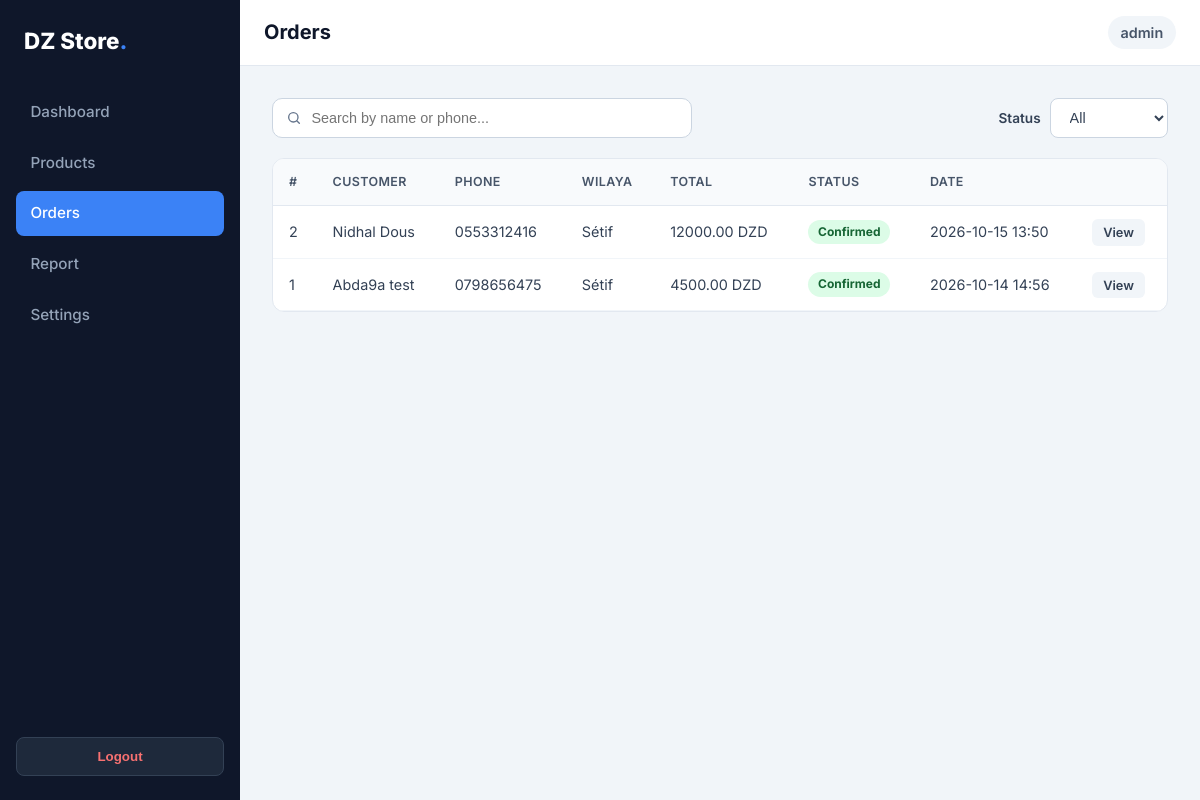
Screenshot of /control-panel/orders/ (signed in) with the database file from the repository.
### store/models.py (models this page shows, shortened)
class Order(models.Model):
    class Status(models.TextChoices):
        PENDING = 'pending', 'Pending'
        FIRST_CALL = 'first_call', '1st Call'
        STOP_DESK = 'stop_desk', 'Stop Desk'
        RETURNED = 'returned', 'Returned'
        CONFIRMED = 'confirmed', 'Confirmed'
    class Shipping(models.TextChoices):
        HOME = 'home', 'To Home'
        STOP_DESK = 'stopdesk', 'To Stop Desk'
    full_name = models.CharField(max_length=150)
    phone = models.CharField(max_length=20)
    wilaya = models.ForeignKey(Wilaya, on_delete=models.SET_NULL, null=True)
    commune = models.CharField(max_length=100)
    shipping_method = models.CharField(max_length=20, choices=Shipping.choices, default=Shipping.HOME)
    status = models.CharField(max_length=20, choices=Status.choices, default=Status.PENDING)
    total = models.DecimalField(max_digits=12, decimal_places=2, default=0)
    created_at = models.DateTimeField(auto_now_add=True)
    class Meta:
        ordering = ['-created_at']

class Wilaya(models.Model):
    code = models.PositiveIntegerField(unique=True)
    name = models.CharField(max_length=100)

### dashboard/views.py (the view)
# urls.py: path('orders/', views.order_list, name='orders'),
@staff_required
def order_list(request):
    status = request.GET.get('status', '')
    q = request.GET.get('q', '').strip()
    orders = Order.objects.prefetch_related('items').all()
    if status:
        orders = orders.filter(status=status)
    if q:
        orders = orders.filter(Q(full_name__icontains=q) | Q(phone__icontains=q))
    return render(request, 'dashboard/orders_list.html', {
        'active': 'orders',
        'orders': orders,
        'statuses': Order.Status.choices,
        'selected_status': status,
        'q': q,
    })

### templates/dashboard/orders_list.html (shortened to what this page needs)
{% extends 'dashboard/base_dashboard.html' %}
{% block page_title %}Orders{% endblock %}
{% block content %}
<div class="dash-toolbar orders-toolbar">
  <div class="orders-search-wrap">
    <svg viewBox="0 0 24 24" fill="none" stroke="currentColor" stroke-width="2" stroke-linecap="round" stroke-linejoin="round" aria-hidden="true"><circle cx="11" cy="11" r="7"/><path d="M20 20l-3.5-3.5"/></svg>
    <input type="search" name="q" value="{{ q }}" form="orders-filter-form" placeholder="Search by name or phone..." aria-label="Search by name or phone" id="orders-search-input">
  </div>
  <form method="get" id="orders-filter-form" class="orders-filter-form">
    <label for="status">Status</label>
    <select name="status" id="status" class="filter-select" onchange="this.form.submit()">
      <option value="">All</option>
    </select>
  </form>
</div>
<div class="table-wrapper">
  <table class="dash-table">
    <thead>
      <tr>
        <th>#</th>
        <th>Customer</th>
        <th>Phone</th>
        <th>Wilaya</th>
        <th>Total</th>
        <th>Status</th>
        <th>Date</th>
        <th></th>
      </tr>
    </thead>
    <tbody>
      {% for order in orders %}
      <tr>
        <td>{{ order.pk }}</td>
        <td>{{ order.full_name }}</td>
        <td>{{ order.phone }}</td>
        <td>{{ order.wilaya.name }}</td>
        <td>{{ order.total }} DZD</td>
        <td><span class="badge badge-{{ order.status }}">{{ order.get_status_display }}</span></td>
        <td>{{ order.created_at|date:"Y-m-d H:i" }}</td>
        <td><a href="{% url 'dashboard:order_detail' order.pk %}" class="btn-sm">View</a></td>
      </tr>
      {% empty %}
      <tr><td colspan="8" class="table-empty">No orders yet.</td></tr>
      {% endfor %}
    </tbody>
  </table>
</div>
{% endblock %}

### templates/dashboard/base_dashboard.html (shortened to what this page needs)
{% load static %}
<!doctype html>
<html lang="en">
<head>
  <link rel="stylesheet" href="{% static 'css/base.css' %}">
  <link rel="stylesheet" href="{% static 'css/dashboard.css' %}?v=2">
</head>
<body class="dashboard-body">
  <div class="dashboard-shell">
    {% include 'dashboard/partials/sidebar.html' %}
    <div class="dashboard-main">
      <header class="dashboard-topbar">
        <h1 class="dashboard-title">{% block page_title %}Dashboard{% endblock %}</h1>
        <div class="dashboard-user">{{ request.user.username }}</div>
      </header>
      <div class="dashboard-content">
        {% block content %}{% endblock %}
      </div>
    </div>
  </div>
</body>
</html>

### templates/dashboard/partials/sidebar.html (shortened to what this page needs)
<aside class="sidebar" id="sidebar">
  <div class="sidebar-logo">DZ Store<span>.</span></div>
  <nav class="sidebar-nav">
    <a href="{% url 'dashboard:home' %}" class="sidebar-link {% if active == 'dashboard' %}active{% endif %}">Dashboard</a>
    <a href="{% url 'dashboard:products' %}" class="sidebar-link {% if active == 'products' %}active{% endif %}">Products</a>
    <a href="{% url 'dashboard:orders' %}" class="sidebar-link {% if active == 'orders' %}active{% endif %}">Orders</a>
    <a href="{% url 'dashboard:report' %}" class="sidebar-link {% if active == 'report' %}active{% endif %}">Report</a>
    <a href="{% url 'dashboard:settings' %}" class="sidebar-link {% if active == 'settings' %}active{% endif %}">Settings</a>
  </nav>
  <form method="post" action="{% url 'dashboard:logout' %}" class="sidebar-logout">
    <button type="submit">Logout</button>
  </form>
</aside>

### static/css/base.css (style rules this page uses)
* { box-sizing: border-box; margin: 0; padding: 0; }
body { font-family: 'Inter', sans-serif; background-color: #f8fafc; color: #1e293b; line-height: 1.5; }
a { text-decoration: none; color: inherit; }

### static/css/dashboard.css (style rules this page uses)
.dashboard-body { background-color: #f1f5f9; }
.dashboard-shell { display: flex; min-height: 100vh; }
.dash-toolbar { display: flex; align-items: center; gap: 1rem; margin-bottom: 1.25rem; flex-wrap: wrap; }
.dash-toolbar label { font-weight: 600; color: #334155; }
.btn-sm { background: #f1f5f9; color: #334155; padding: 0.35rem 0.7rem; border-radius: 6px; font-size: 0.8rem; font-weight: 600; text-decoration: none; border: none; cursor: pointer; }
.table-wrapper { background: #fff; border: 1px solid #e2e8f0; border-radius: 12px; overflow-x: auto; }
.dash-table { width: 100%; border-collapse: collapse; font-size: 0.9rem; }
.dash-table th { text-align: left; padding: 0.85rem 1rem; background: #f8fafc; color: #475569; font-weight: 600; font-size: 0.78rem; text-transform: uppercase; letter-spacing: 0.4px; border-bottom: 1px solid #e2e8f0; }
.dash-table td { padding: 0.85rem 1rem; border-bottom: 1px solid #f1f5f9; color: #334155; vertical-align: middle; }
.badge { display: inline-block; padding: 0.2rem 0.6rem; border-radius: 20px; font-size: 0.75rem; font-weight: 700; }
.badge-confirmed { background: #dcfce7; color: #166534; }
.filter-select { padding: 0.6rem 0.9rem; border-radius: 8px; border: 1px solid #cbd5e1; background: #fff; font-size: 0.9rem; color: #334155; }
.sidebar { width: 240px; background-color: #0f172a; color: #e2e8f0; display: flex; flex-direction: column; padding: 1.5rem 1rem; position: sticky; top: 0; height: 100vh; }
.sidebar-logo { font-size: 1.4rem; font-weight: 800; color: #fff; margin-bottom: 2rem; padding-left: 0.5rem; }
.sidebar-logo span { color: #3b82f6; }
.sidebar-nav { display: flex; flex-direction: column; gap: 0.35rem; flex: 1; }
.sidebar-link { color: #94a3b8; padding: 0.7rem 0.9rem; border-radius: 8px; font-weight: 500; font-size: 0.95rem; transition: background 0.2s, color 0.2s; }
.sidebar-link.active { background-color: #3b82f6; color: #fff; }
.sidebar-logout button { width: 100%; background-color: #1e293b; color: #f87171; border: 1px solid #334155; padding: 0.7rem; border-radius: 8px; font-weight: 600; cursor: pointer; transition: background 0.2s; }
.dashboard-main { flex: 1; display: flex; flex-direction: column; min-width: 0; }
.dashboard-topbar { background: #fff; border-bottom: 1px solid #e2e8f0; padding: 1rem 1.5rem; display: flex; align-items: center; gap: 1rem; }
.dashboard-title { font-size: 1.25rem; font-weight: 700; color: #0f172a; flex: 1; }
.dashboard-user { font-weight: 600; color: #475569; font-size: 0.9rem; background: #f1f5f9; padding: 0.35rem 0.8rem; border-radius: 20px; }
.dashboard-content { padding: 2rem; }
.orders-toolbar { display: flex; align-items: center; justify-content: space-between; gap: 1rem; flex-wrap: wrap; }
.orders-search-wrap { position: relative; min-width: 260px; flex: 1; max-width: 420px; }
.orders-search-wrap svg { position: absolute; left: 0.9rem; top: 50%; transform: translateY(-50%); width: 1rem; height: 1rem; color: #64748b; }
.orders-search-wrap input { width: 100%; padding: 0.7rem 0.9rem 0.7rem 2.4rem; border: 1px solid #cbd5e1; border-radius: 10px; background: #fff; color: #0f172a; font-size: 0.9rem; }
.orders-filter-form { display: flex; align-items: center; gap: 0.6rem; margin-left: auto; }
.orders-filter-form label { color: #334155; font-size: 0.85rem; font-weight: 600; }

### rows the page displays
Order: pk "2", full_name "Nidhal Dous", phone "0553312416", wilaya.name "Sétif", total "12000.00", status "Confirmed", created_at "2026-10-15 13:50"
Order: pk "1", full_name "Abda9a test", phone "0798656475", wilaya.name "Sétif", total "4500.00", status "Confirmed", created_at "2026-10-14 14:56"

### other values shown
{{ request.user.username }} "admin"
